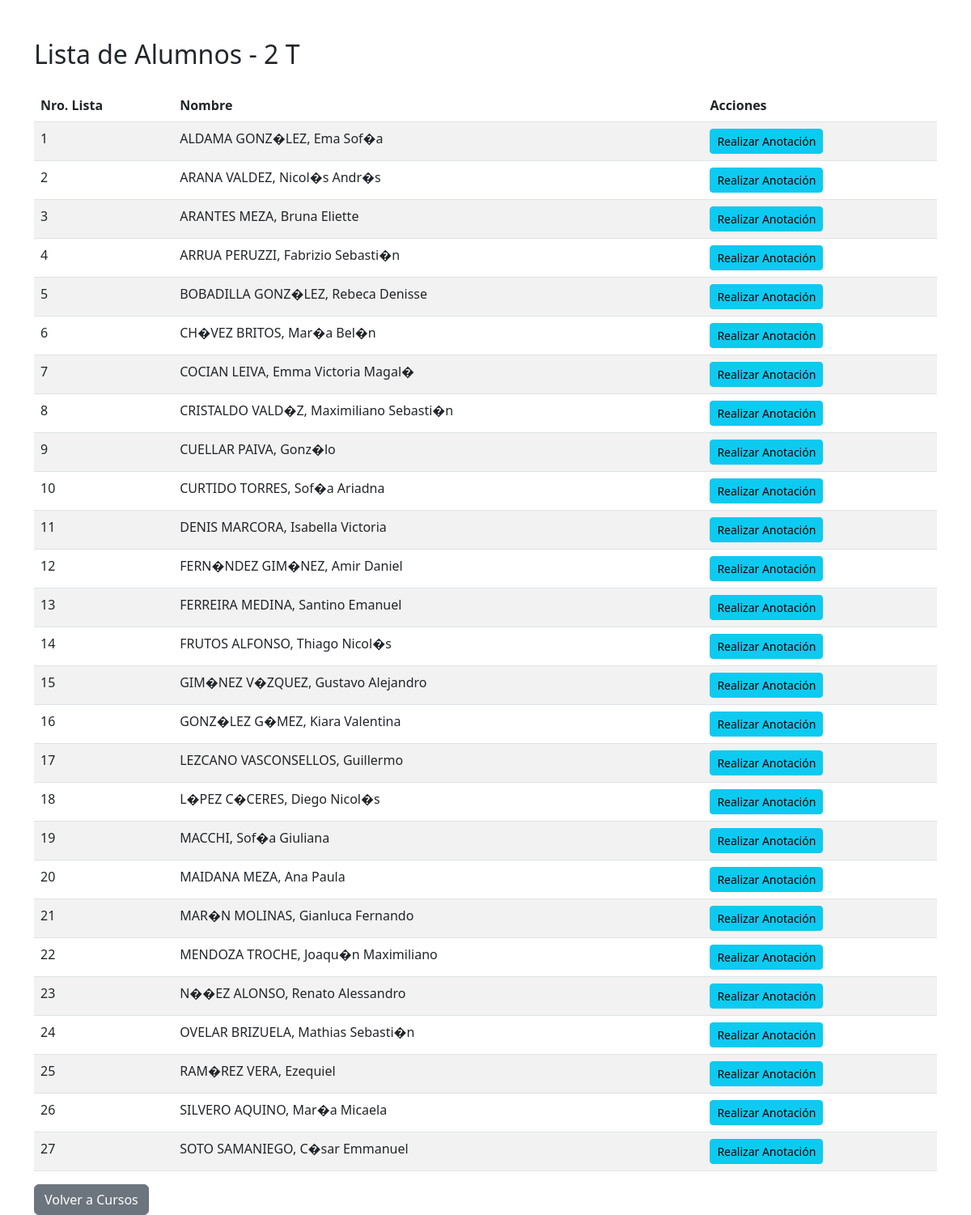
The app's page /curso/2 with its own data.
### models.py (models this page shows)
class Curso(db.Model):
    __tablename__ = 'curso'
    id_curso = db.Column(db.Integer, primary_key=True)
    nombre_curso = db.Column(db.String(100), nullable=False)
    alumnos = db.relationship('Alumno', backref='curso_rel', lazy=True)

class Alumno(db.Model):
    __tablename__ = 'alumno'
    id = db.Column(db.Integer, primary_key=True)
    nombre = db.Column(db.String(100), nullable=False)
    nro_lista = db.Column(db.Integer)
    curso = db.Column(db.Integer, db.ForeignKey('curso.id_curso'))

### app.py (the view)
@app.route('/curso/<int:id_curso>')
def listar_alumnos(id_curso):
    curso = Curso.query.get_or_404(id_curso)
    alumnos = Alumno.query.filter_by(curso=id_curso).all()
    return render_template('alumnos.html', curso=curso, alumnos=alumnos)

### templates/alumnos.html (shortened to what this page needs)
<!DOCTYPE html>
<html lang="es">
<head>
    <link href="https://cdn.jsdelivr.net/npm/bootstrap@5.3.0/dist/css/bootstrap.min.css" rel="stylesheet">
</head>
<body>
    <div class="container mt-5">
        <h2>Lista de Alumnos - {{ curso.nombre_curso }}</h2>
        <table class="table table-striped mt-4">
            <thead>
                <tr>
                    <th>Nro. Lista</th>
                    <th>Nombre</th>
                    <th>Acciones</th>
                </tr>
            </thead>
            <tbody>
                {% for alumno in alumnos %}
                <tr>
                    <td>{{ alumno.nro_lista }}</td>
                    <td>{{ alumno.nombre }}</td>
                    <td>
                        <a href="{{ url_for('vista_agregar_anotacion', id_alumno=alumno.id) }}" class="btn btn-sm btn-info">Realizar Anotación</a>
                    </td>
                </tr>
                {% endfor %}
            </tbody>
        </table>
        <a href="{{ url_for('index') }}" class="btn btn-secondary">Volver a Cursos</a>
    </div>
</body>
</html>

### records on screen
Curso: nombre_curso "2 T"
Alumno: nro_lista "1", nombre "ALDAMA GONZ�LEZ, Ema Sof�a"
Alumno: nro_lista "2", nombre "ARANA VALDEZ, Nicol�s Andr�s"
Alumno: nro_lista "3", nombre "ARANTES MEZA, Bruna Eliette"
Alumno: nro_lista "4", nombre "ARRUA PERUZZI, Fabrizio Sebasti�n"
Alumno: nro_lista "5", nombre "BOBADILLA GONZ�LEZ, Rebeca Denisse"
Alumno: nro_lista "6", nombre "CH�VEZ BRITOS, Mar�a Bel�n"
Alumno: nro_lista "7", nombre "COCIAN LEIVA, Emma Victoria Magal�"
Alumno: nro_lista "8", nombre "CRISTALDO VALD�Z, Maximiliano Sebasti�n"
Alumno: nro_lista "9", nombre "CUELLAR PAIVA, Gonz�lo"
Alumno: nro_lista "10", nombre "CURTIDO TORRES, Sof�a Ariadna"
Alumno: nro_lista "11", nombre "DENIS MARCORA, Isabella Victoria"
Alumno: nro_lista "12", nombre "FERN�NDEZ GIM�NEZ, Amir Daniel"
Alumno: nro_lista "13", nombre "FERREIRA MEDINA, Santino Emanuel"
Alumno: nro_lista "14", nombre "FRUTOS ALFONSO, Thiago Nicol�s"
Alumno: nro_lista "15", nombre "GIM�NEZ V�ZQUEZ, Gustavo Alejandro"
Alumno: nro_lista "16", nombre "GONZ�LEZ G�MEZ, Kiara Valentina"
Alumno: nro_lista "17", nombre "LEZCANO VASCONSELLOS, Guillermo"
Alumno: nro_lista "18", nombre "L�PEZ C�CERES, Diego Nicol�s"
Alumno: nro_lista "19", nombre "MACCHI, Sof�a Giuliana"
Alumno: nro_lista "20", nombre "MAIDANA MEZA, Ana Paula"
Alumno: nro_lista "21", nombre "MAR�N MOLINAS, Gianluca Fernando"
Alumno: nro_lista "22", nombre "MENDOZA TROCHE, Joaqu�n Maximiliano"
Alumno: nro_lista "23", nombre "N��EZ ALONSO, Renato Alessandro"
Alumno: nro_lista "24", nombre "OVELAR BRIZUELA, Mathias Sebasti�n"
Alumno: nro_lista "25", nombre "RAM�REZ VERA, Ezequiel"
Alumno: nro_lista "26", nombre "SILVERO AQUINO, Mar�a Micaela"
Alumno: nro_lista "27", nombre "SOTO SAMANIEGO, C�sar Emmanuel"
